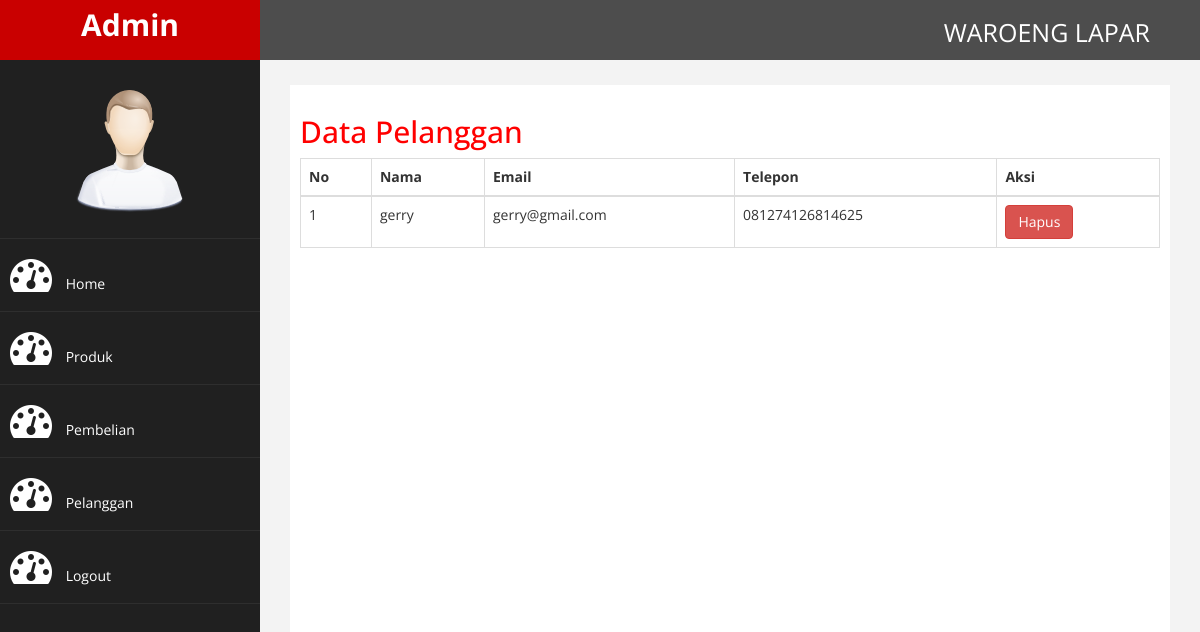
The page /admin/admin.php?halaman=pelanggan (signed in) on the database its author committed.
### tables this page shows
CREATE TABLE `pelanggan` (
  `id_pelanggan` int(11) NOT NULL,
  `nama_pelanggan` varchar(100) NOT NULL,
  `email_pelanggan` varchar(100) NOT NULL,
  `password_pelanggan` varchar(100) NOT NULL,
  `telepon_pelanggan` varchar(25) NOT NULL,
  `alamat_pelanggan` text NOT NULL
);

### admin/pelanggan.php (the view)
<h2>Data Pelanggan</h2>
<table class="table table-bordered">
	<thead>
		<tr>
			<th>No</th>
			<th>Nama</th>
			<th>Email</th>
			<th>Telepon</th>
			<th>Aksi</th>
		</tr>
	</thead>
	<tbody>
		<?php $nomor=1; ?>
		<?php $ambil=$koneksi->query("SELECT * FROM pelanggan"); ?>
		<?php while($pecah=$ambil->fetch_assoc()){ ?>
		<tr>
			<td><?php echo $nomor; ?></td>
			<td><?php echo $pecah['nama_pelanggan'];?></td>
			<td><?php echo $pecah['email_pelanggan'];?></td>
			<td><?php echo $pecah['telepon_pelanggan'];?></td>
			<td>
				<a href="admin.php?halaman=hapuspelanggan&id=<?php echo $pecah['id_pelanggan']; ?>" class="btn btn-danger">Hapus</a>
			</td>
		</tr>
		<?php $nomor++; ?>
		<?php } ?>
	</tbody>
</table>

### admin/assets/css/custom.css (style rules this page uses)
body { font-family: 'Open Sans', sans-serif; }
h2 { color: #f00; }

### rows shown on the page
pelanggan: nama_pelanggan "gerry", email_pelanggan "gerry@gmail.com", telepon_pelanggan "081274126814625"
